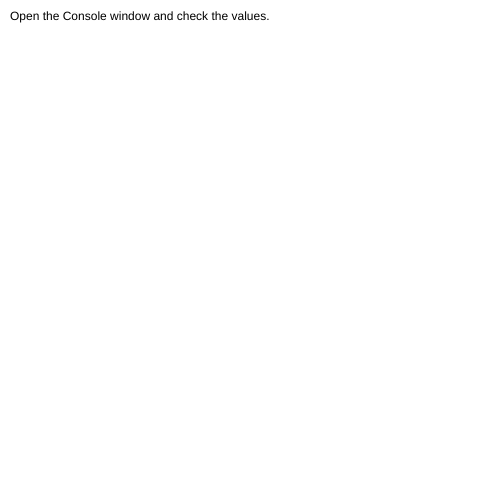
Frame 1 (no input)
Frame 2 (the mouse pressed at the canvas centre, redrawn once): identical to frame 1, image omitted

The p5.js sketch that drew this single still picture (run headless with seeded random() and noise() and a simulated clock; the mouse was pressed at the canvas centre and the sketch redrawn once):

// p5.js sketch
// ── sketch.js
// IMA NYU Shanghai
// The Nature of Code
// MOQN
// Feb 20 2017

/**
 * Please have a look at the book page 54.
 * Static vs. Non-Static Functions
 * */


function setup() {
  createCanvas(500, 500);

  let vector = createVector(3, 1);
  let newVector = p5.Vector.mult(vector, 3); // static
  vector.mult(3); // non-static. the values of vector1 will change.

  console.log(newVector.toString());
  console.log(vector.toString());

  text("Open the Console window and check the values.", 10, 20);
}


function draw() {
  noLoop();
}
